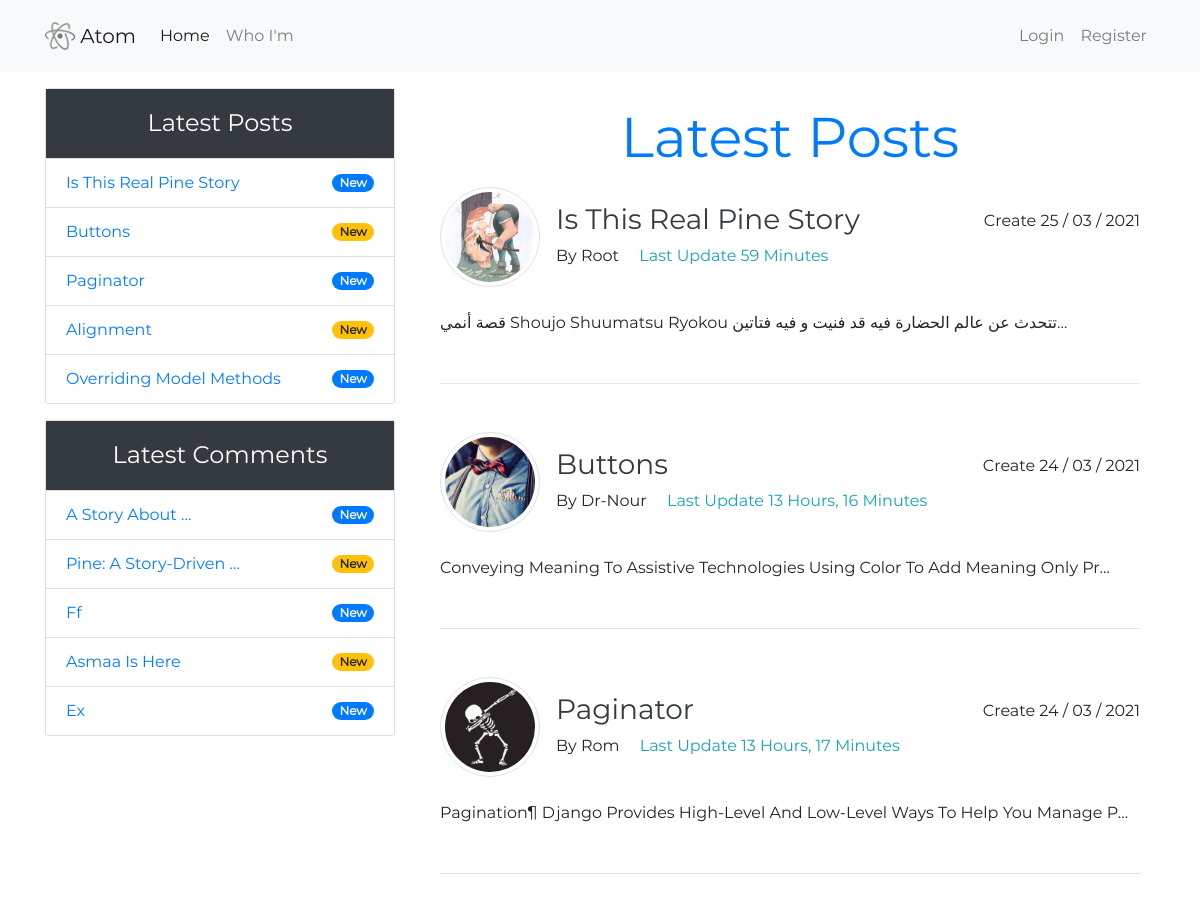
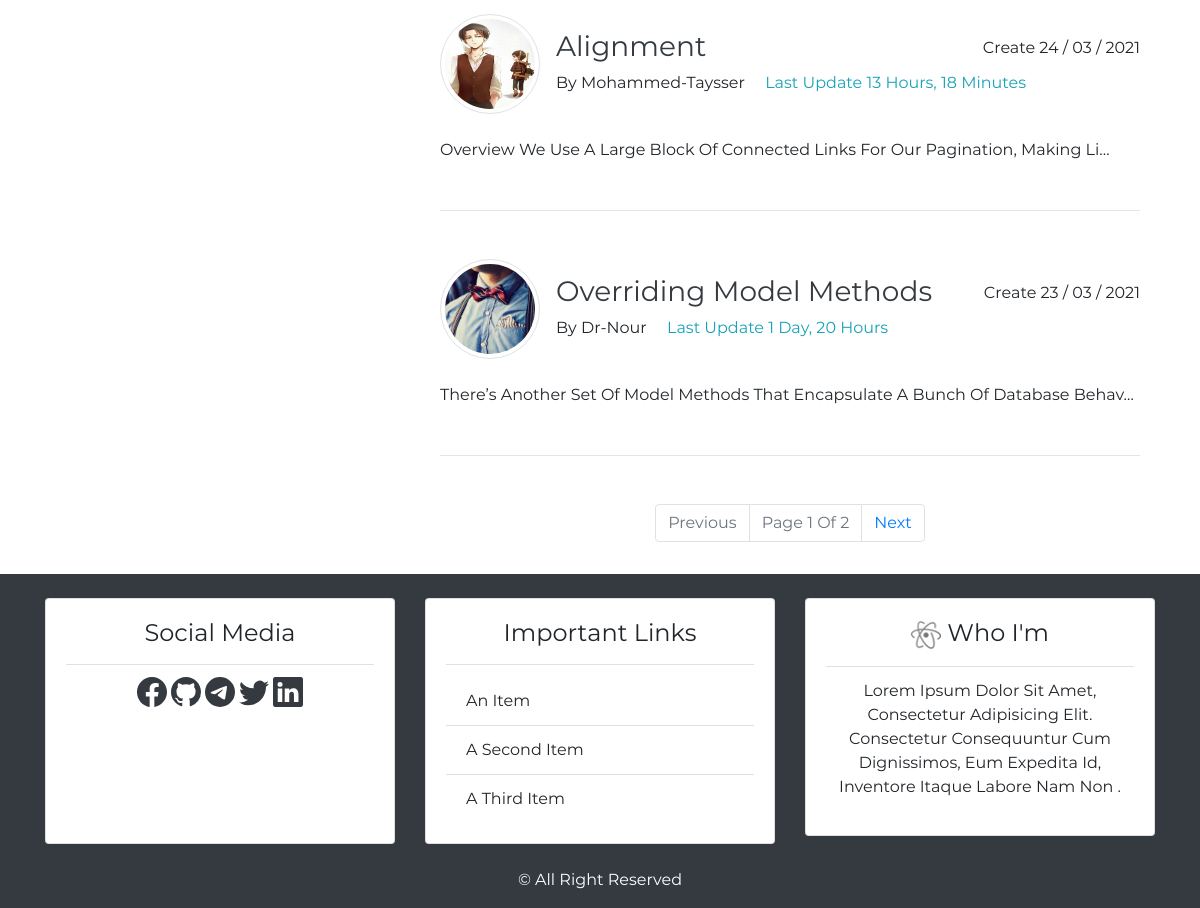
The page / on the database its author committed (2 pictures, top to bottom).
### blog_app/models.py (models this page shows, shortened)
class Post(models.Model):
    title = models.CharField(max_length=100)
    author = models.ForeignKey(User, on_delete=models.CASCADE)
    date_create = models.DateTimeField(default=timezone.now)
    date_update = models.DateTimeField(auto_now=True)
    content = models.TextField()
    class Meta:
        ordering = ('-date_update',)

class Comment(models.Model):
    name = models.CharField(max_length=50)
    email = models.EmailField()
    date = models.DateTimeField(auto_now_add=True)
    content = models.TextField(verbose_name='comment')
    active = models.BooleanField(default=False)
    post = models.ForeignKey(Post, on_delete=models.CASCADE, related_name='comment')
    class Meta:
        ordering = ('-date',)

### user_app/models.py (models this page shows, shortened)
class UserProfile(models.Model):
    image = models.ImageField(default='default.jpg', upload_to='users_photos/%Y/%m/%d/')
    user = models.OneToOneField(User, on_delete=models.CASCADE)

### blog_app/views.py (the view)
# urls.py: path('', views.home, name='home'),
def home(request):
	db_objects_posts = models.Post.objects.all().order_by('-date_update')
	paginator = Paginator(db_objects_posts, 5)
	current_page = request.GET.get('page')
	try:
		db_objects_posts = paginator.page(current_page)
	except PageNotAnInteger:
		db_objects_posts = paginator.page(1)
	except EmptyPage:
		db_objects_posts = paginator.page(paginator.num_pages)
	data = {
		'page_name': 'home'.title(),
		'db_objects_posts': db_objects_posts,
		'db_objects_comments': models.Comment.objects.filter(active=True),
		'page': current_page,
	}
	return render(request, 'blog_app/home.html', data)

### blog_app/templatetags/post_tag.py (called while the page is built)
@register.inclusion_tag('blog_app/latest_posts.html')
def latest_posts():
    data = {
        'latest_posts': Post.objects.all()[:5],
    }
    return data

@register.inclusion_tag('blog_app/latest_comments.html')
def latest_comments():
    data = {
        'latest_comments': Comment.objects.filter(active=True)[:5],
    }
    return data

### blog_app/templates/blog_app/home.html
{% extends 'base.html' %}
{% load static %}
{% block content %}
    <div class="container">
        <h3 class="my-3 display-4 text-center text-primary">latest posts</h3>
    {% for post in db_objects_posts %}
        <div class="media my-3 ">
            <img src="{{ post.author.userprofile.image.url }}" class="align-self-start mr-3 rounded-circle border-muted border p-1" alt="user {{ post.author }} img" width="100px" height="100px">
            <div class="media-body pt-3">
                <h3 class="mt-0 d-flex justify-content-between"><a href="{% url 'blog_app:post_details' post.id %}" class="text-dark">{{  post.title }}</a>  <span class="h6 pt-2"> create {{ post.date_create|date:'d / m / Y' }}</span></h3>
                <h6 class="mt-0">by {{  post.author }} <span class="ml-3 text-info">last update {{ post.date_update|timesince }}</span></h6>
            </div>
        </div>
        <p class="mt-4" style="line-height: 1.5;text-align: justify;">{{ post.content|truncatechars:80 }}</p>
        <hr class="my-5">
    {% endfor %}
    {% include "blog_app/_pagination.html" with page=db_objects_posts %}
    </div>
{% endblock content %}

### blog_app/templates/blog_app/latest_posts.html
{% if latest_posts %}
    {% for post in latest_posts %}
        <li class="list-group-item d-flex justify-content-between"><a href="{% url 'blog_app:post_details' post.id %}" class="">{{ post.title }} </a> <small class="badge {% cycle 'badge-primary' 'badge-warning' %} badge-pill align-self-center">new</small></li>
    {% endfor %}
{% else %}
    <li class="list-group-item">no posts yet</li>
{% endif %}

### blog_app/templates/blog_app/latest_comments.html
{% if latest_comments %}
    {% for comment in latest_comments %}
        <li class="list-group-item d-flex justify-content-between"><a href="{% url 'blog_app:post_details' comment.post.id %}" class="">{{ comment.content|truncatewords:3 }}</a> <small class="badge {% cycle 'badge-primary' 'badge-warning' %} badge-pill align-self-center">new</small></li>
    {% endfor %}
{% else %}
    <li class="list-group-item">no comments yet</li>
{% endif %}

### blog_app/static/blog_app/css/index.css (style rules this page uses)
body { text-transform: capitalize; font-family: Montserrat, sans-serif; }

### rows shown on the page
Post: title "Is This Real Pine Story", author.userprofile.image (picture), date_create "25 / 03 / 2021", author "Root", date_update "59 Minutes", content "قصة أنمي Shoujo Shuumatsu Ryokou تتحدث عن عالم الحضارة فيه قد فنيت و فيه فتاتين…"
Post: title "Buttons", author.userprofile.image (picture), date_create "24 / 03 / 2021", author "Dr-Nour", date_update "13 Hours, 16 Minutes", content "Conveying Meaning To Assistive Technologies Using Color To Add Meaning Only Pr…"
Post: title "Paginator", author.userprofile.image (placeholder picture), date_create "24 / 03 / 2021", author "Rom", date_update "13 Hours, 17 Minutes", content "Pagination¶ Django Provides High-Level And Low-Level Ways To Help You Manage P…"
Post: title "Alignment", author.userprofile.image (picture), date_create "24 / 03 / 2021", author "Mohammed-Taysser", date_update "13 Hours, 18 Minutes", content "Overview We Use A Large Block Of Connected Links For Our Pagination, Making Li…"
Post: title "Overriding Model Methods", author.userprofile.image (picture), date_create "23 / 03 / 2021", author "Dr-Nour", date_update "1 Day, 20 Hours", content "There’s Another Set Of Model Methods That Encapsulate A Bunch Of Database Behav…"
Comment: content "A Story About …"
Comment: content "Pine: A Story-Driven …"
Comment: content "Ff"
Comment: content "Asmaa Is Here"
Comment: content "Ex"

### other values the page prints
{{ page.number }} "1"
{{ page.paginator.num_pages }} "2"
